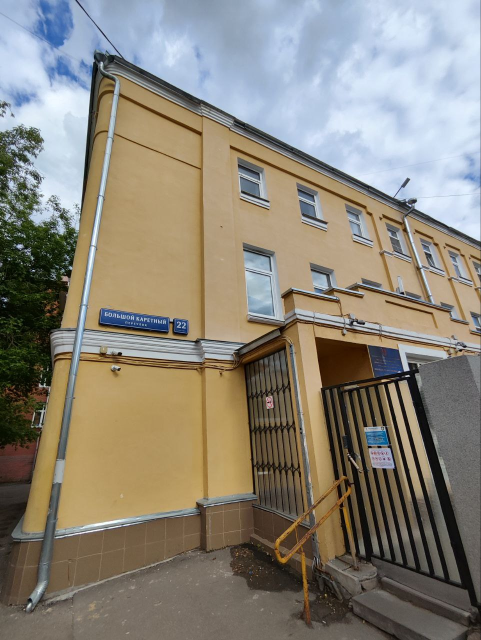
#> input picture images/14.jpg, 962 x 1280 px (shown at 1/2 size)
$ jupyter execute solution.ipynb   (shell and % lines are left out)
#> lines starting #> are read from the running program, lines starting #| are printed output that depends on the picture; after the words box and inside, x2 and y2 are one past the last pixel; in counts of white or black regions, pixels touching at a corner belong together; long printed decimals are rounded
# Misc
## Imports

[cell 1]
import cv2 as cv
import json
import itertools
import numpy as np
import matplotlib.pyplot as plt
import sympy
import scipy.stats as sps

plt.style.use("dark_background")

## Fixing seed

[cell 2]
np.random.seed(0)

## Helper functions

[cell 3]
def load_json(path):
    with open(path, "r") as f:
        return json.load(f)

[cell 4]
def save_json(path, data):
    with open(path, "w") as f:
        json.dump(data, f)

[cell 5]
def draw_image(img):
    plt.figure(figsize=(10, 8))
    if img.ndim == 1:
        plt.imshow(img, cmap='gray')
    else:
        img = cv.cvtColor(img, cv.COLOR_BGR2RGB)
        plt.imshow(img)
    plt.axis('off')
    plt.show()

[cell 6]
def draw_lines(img, lines, color=(0, 0, 255), blank_background=False):
    img = np.zeros_like(img) if blank_background else img.copy()
    for line in lines:
        x0, y0, x1, y1 = line[0]
        img = cv.line(img, (x0, y0), (x1, y1), color, 1)

    draw_image(img)

# Original image

[cell 7]
IMG_NAME = "14"
IMG_PATH = "images/" + IMG_NAME + ".jpg"
img = cv.imread(IMG_PATH)
#> img is the input picture: shape (1280, 962, 3); mean B, G, R 120.5, 132.2, 138

[cell 8]
draw_image(img)

# Vanishing points finding
## Edge detection

[cell 9]
CANNY_MIN_THRESH = 100
CANNY_MAX_THRESH = 150

img_grey = cv.cvtColor(img, cv.COLOR_BGR2GRAY)
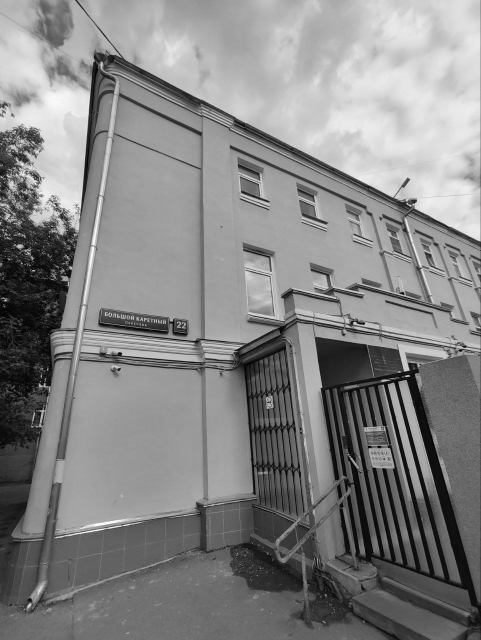
#> img_grey: shape (1280, 962) (shown at 1/2 size); min 0, max 255, mean 132.6
img_edges = cv.medianBlur(img_grey, 5)
img_edges = cv.bilateralFilter(img_edges, 5, 15, 15)
img_edges = cv.Canny(img_edges, CANNY_MIN_THRESH, CANNY_MAX_THRESH)
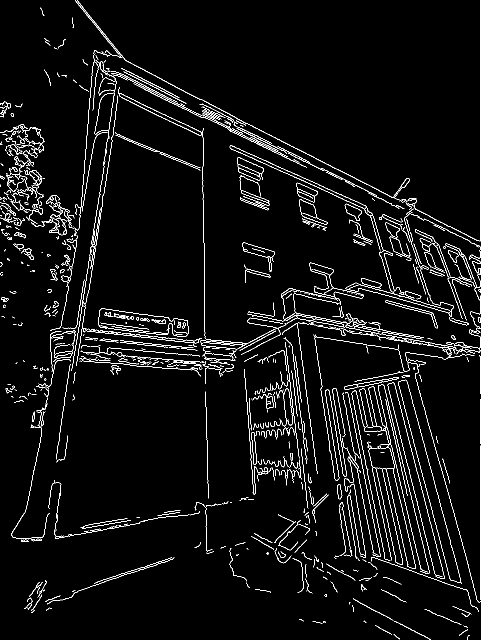
#> img_edges: shape (1280, 962) (shown at 1/2 size); 4% white in thin lines or dots
draw_image(img_edges)

## Appying Hough transform for lines finding

[cell 10]
HOUGH_RHO = 1
HOUGH_THETA_DEG = 1
HOUGH_THRESH = 100
HOUGH_MIN_LINE_LENGTH = 300
HOUGH_MAX_LINE_GAP = 200

lines = cv.HoughLinesP(
    img_edges,
    HOUGH_RHO,
    np.pi / 180 * HOUGH_THETA_DEG,
    HOUGH_THRESH,
    minLineLength=HOUGH_MIN_LINE_LENGTH,
    maxLineGap=HOUGH_MAX_LINE_GAP
)
#> lines = 134 rows, first 6: [960, 1203, 960, 0], [212, 102, 958, 482], [127, 87, 961, 494], [403, 208, 418, 1106], [666, 334, 891, 1236], [682, 342, 928, 1263]

draw_lines(img, lines, color=(255, 0, 255), blank_background=True)
#> the loop in draw_lines, `for line in lines:` made 134 passes
#> pass 1, in draw_lines, `img = cv.line(img, (x0, y0), (x1, y1), color, 1)`:
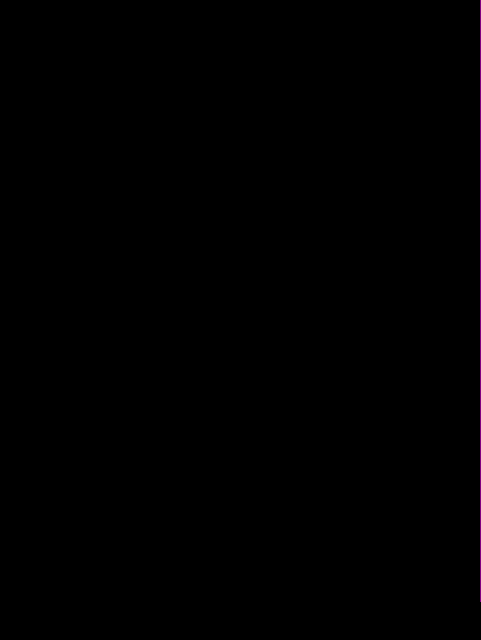
#> img: shape (1280, 962, 3) (shown at 1/2 size); mean of channels 0, 1, 2 0.2, 0, 0.2; drawn as B, G, R
#> after the loop in draw_lines, `for line in lines:`:
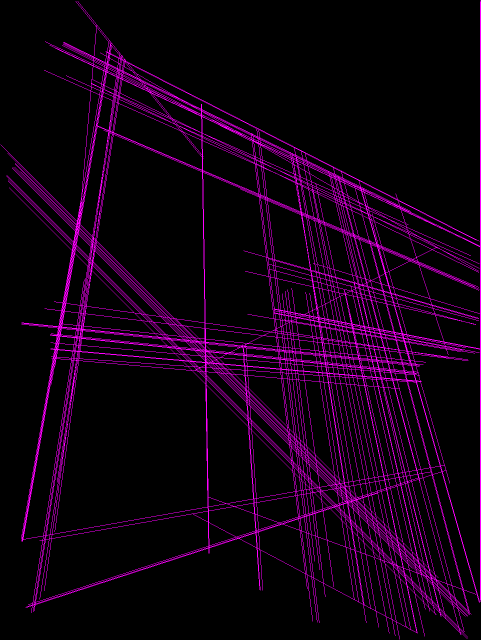
#> img: shape (1280, 962, 3) (shown at 1/2 size); mean of channels 0, 1, 2 19, 0, 19; drawn as B, G, R
draw_lines(img, lines, color=(0, 0, 255), blank_background=False)
#> call 2 of draw_lines, with lines = array of shape (134, 1, 4), color = (0, 0, 255), blank_background = False
#> the loop in draw_lines (call 2), `for line in lines:` made 134 passes
#> pass 1, in draw_lines (call 2), `img = cv.line(img, (x0, y0), (x1, y1), color, 1)`:
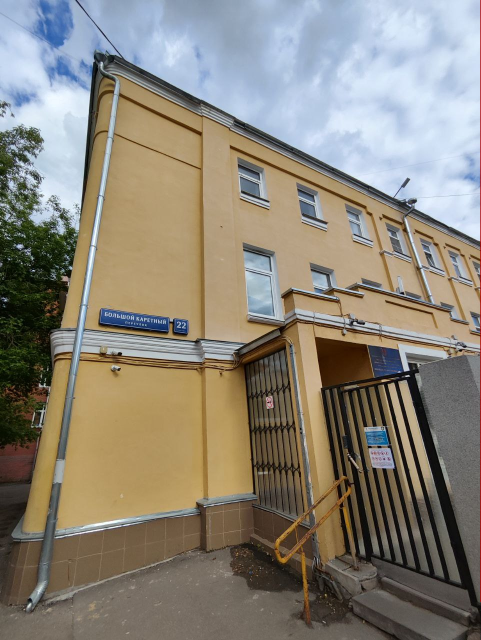
#> img: shape (1280, 962, 3) (shown at 1/2 size); 0.1% of pixels changed, all inside (x1, y1, x2, y2) = (960, 0, 961, 1204)
#> after the loop in draw_lines (call 2), `for line in lines:`:
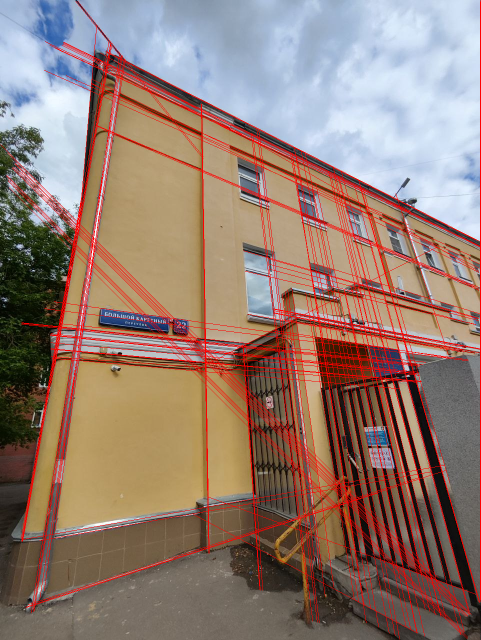
#> img: shape (1280, 962, 3) (shown at 1/2 size); mean B, G, R 113.6, 124.3, 148.3

## Finding vanishing points

### Making k,b plot of lines

[cell 11]
def transform_line_to_kb(line):
    x0, y0, x1, y1 = line[0]
    if x0 == x1:
        return float("inf"), x1

    k = (y0 - y1) / (x0 - x1)
    b = y0 - k * x0
    return k, b

[cell 12]
def make_kb_from_points(lines):
    kb_values = []
    for i, line in enumerate(lines):
        k, b = transform_line_to_kb(line)
        if k == float("inf"):
            continue
        kb_values.append((k, b, i))
#> this loop made 134 passes
#> line on passes 29 to 36: [[99, 90, 955, 490]], [[661, 348, 881, 1232]], [[588, 294, 757, 1254]], [[961, 1199, 961, 3]], [[701, 570, 850, 1218]], [[689, 581, 849, 1272]], [[45, 1082, 221, 84]], [[624, 378, 799, 1278]]

    return np.array(kb_values)

[cell 13]
kb_values = make_kb_from_points(lines)

[cell 14]
plt.plot(np.sort(abs(kb_values[:, 0])))

[cell 15]
differences = np.diff(np.sort(abs(kb_values[:, 0])))
plt.plot(differences)

[cell 16]
diff2 = np.diff(differences)
plt.plot(diff2)

[cell 17]
def find_first_jump(arr):
    diffs = np.diff(arr)

    diffs2 = np.diff(diffs)

    print(np.median(np.abs(diffs2)))
#| 0.0137

    sharp_indices = np.where(diffs2 / np.max(np.abs(diffs2)) > 0.0075)[0]
    # sharp_indices = np.where(diffs2 / np.median(np.abs(diffs2)) > 3.4) [0]

    if len(sharp_indices) == 0:
        return -1

    return sharp_indices[0]

[cell 18]
sorted_k = np.sort(abs(kb_values[:, 0]))

[cell 19]
jump_index = find_first_jump(sorted_k)
jump_index
#> Out = 54

[cell 20]
sorted_k[jump_index]
#> Out = 0.53

[cell 21]
if sorted_k[0] > 1:
    kb_horizontal = kb_values[np.abs(kb_values[:, 0]) <= 0]
    kb_vertical = kb_values[np.abs(kb_values[:, 0]) > 0]
elif sorted_k[-1]:
    kb_horizontal = kb_values[np.abs(kb_values[:, 0]) < sorted_k[jump_index]]
    kb_vertical = kb_values[np.abs(kb_values[:, 0]) > sorted_k[jump_index] + 1]

[cell 22]
def fix_emptiness(kb_values, is_vertical):
    if kb_values.shape[0] == 0:
        kb_values = np.array([[float("inf"), 100, -1]]) if is_vertical else np.array([[0, 100, -1]])

    if kb_values.shape[0] == 1:
        new_kb = np.array([[kb_values[0, 0], kb_values[0, 1] + 200, -1]])
        kb_values = np.vstack((kb_values, new_kb))

    return kb_values

[cell 23]
kb_vertical = fix_emptiness(kb_vertical, is_vertical=True)
kb_horizontal = fix_emptiness(kb_horizontal, is_vertical=False)

[cell 24]
def plot_kb_fit_plot(kb_values, slope, offset, title):
    plt.scatter(kb_values[:, 0], kb_values[:, 1])

    xs = np.array((kb_values[:, 0].min(), kb_values[:, 0].max()))
    plt.plot(xs, slope*xs + offset)

    plt.xlabel("$k$")
    plt.ylabel("$b$")
    plt.title(title)

    plt.show()

[cell 25]
# [7 lines left out: function line_fit, not called in this run]

[cell 26]
# [31 lines of commented-out code are left out]

[cell 27]
# [25 lines of commented-out code are left out]

[cell 28]
from scipy.stats import pearsonr, spearmanr

[cell 29]
def ransac_best_fit(arr, sample_size=0.3, iterations=7000):
#> called with arr = array of shape (59, 3), sample_size = 0.3, iterations = 7000
    best_pearson = 0
    best_slope, best_offset = 0, 0
    n_samples = int(arr.shape[0] * sample_size)

    if len(arr) <= 10:
        return line_fit(arr)

    print(len(arr))
#| 59

    for _ in range(iterations):
        ids = np.random.randint(arr.shape[0], size=n_samples)
        sample = arr[ids]

        fitted = sps.theilslopes(sample[:, 1], sample[:, 0])
        slope, offset = fitted.slope, fitted.intercept

        r_pearson, _ = pearsonr(sample[:, 0], sample[:, 1])
        if abs(r_pearson) > best_pearson:
            best_slope, best_offset, best_pearson = slope, offset, abs(r_pearson)

    return best_slope, best_offset

[cell 30]
slope_vertical, offset_vertical = ransac_best_fit(kb_vertical)

[cell 31]
slope_horizontal, offset_horizontal = ransac_best_fit(kb_horizontal)
#| 54

[cell 32]
plot_kb_fit_plot(kb_vertical, slope_vertical, offset_vertical, "Vertical")
plot_kb_fit_plot(kb_horizontal, slope_horizontal, offset_horizontal, "Horizontal")
#> call 2 of plot_kb_fit_plot, with kb_values = array of shape (54, 3), slope = -1648.6, offset = 830.5, title = 'Horizontal'
#> in plot_kb_fit_plot (call 2), `plt.show()`:
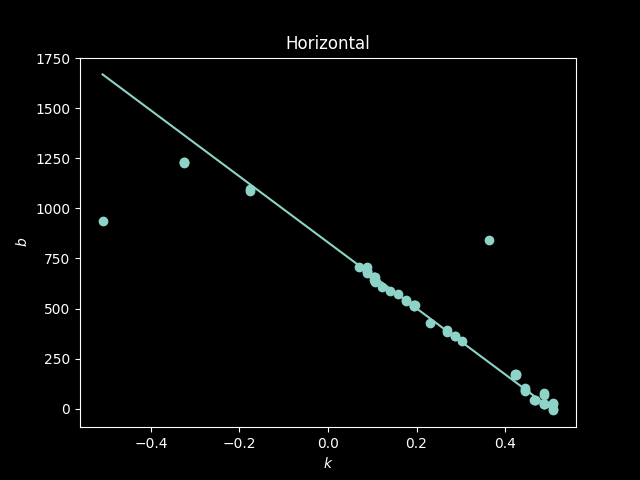
#> figure drawn by matplotlib, 1 panel

### Getting vanishing points from line parameters

[cell 33]
vp_vertical = np.array((-slope_vertical, offset_vertical))
vp_horizontal = np.array((-slope_horizontal, offset_horizontal))

[cell 34]
print(f"Vertical vanishing point: {vp_vertical}")
#| Vertical vanishing point: [ 384.409 -839.541 ]
print(f"Horizontalal vanishing point: {vp_horizontal}")
#| Horizontalal vanishing point: [1648.572  830.460]

# Projective transform
## Getting support lines

[cell 35]
def distance_to_line(p, line):
    p = sympy.Point(p)
    line = sympy.Line(line[0, :2], line[0, 2:])

    return line.distance(p).evalf()

[cell 36]
def get_support_lines(lines, kb_values, vp):
    if np.any(np.isinf(vp)):
        ls = []
        for i in range(1, 3):
            if np.isinf(vp[0]):
                ls.append((100, 100*i, 200, 100*i))
            else:
                ls.append((100*i, 100, 100*i, 200))
        return np.array(ls).reshape(2, 1, 4)

    errors = np.abs(kb_values[:, 0]*vp[0] + kb_values[:, 1] - vp[1])
    min_error_ids = np.argsort(errors)
    line_ids = kb_values[min_error_ids, 2].astype(int)

    l1 = lines[line_ids[0]]

    far_point_idx = np.argmax(np.linalg.norm(l1.reshape(2, 2) - vp, axis=1))
    far_point = l1.reshape(2, 2)[far_point_idx]

    for line in lines[line_ids[1:]]:
        distance_to_l1 = distance_to_line(far_point, line)
        l2 = line
        if distance_to_l1 > 200:
            break
#> this loop made 1 pass

    return np.vstack((l1, l2)).reshape(2, 1, 4)

[cell 37]
lines_vertical = get_support_lines(lines, kb_vertical, vp_vertical)
lines_horizontal = get_support_lines(lines, kb_horizontal, vp_horizontal)
#> the loop in get_support_lines (call 2), `for line in lines[line_ids[1:]]:` made 2 passes

[cell 38]
print(lines_vertical)
#| [[[ 708  369  938 1228]]
#|  [[ 102  768  222   85]]]
print(lines_horizontal)
#| [[[495 628 922 703]]
#|  [[127  87 961 494]]]

[cell 39]
vp_all = np.array((vp_vertical, vp_horizontal))
vp_all = vp_all[~np.any(np.isinf(vp_all), axis=1)].astype(int)

min_padding = 20

negative_pad = np.maximum(-vp_all.min(axis=0), min_padding)
positive_pad = np.maximum(vp_all.max(axis=0) - img.shape[:2], min_padding)

img_expanded = cv.copyMakeBorder(img, negative_pad[1], positive_pad[1], negative_pad[0], positive_pad[0], cv.BORDER_CONSTANT)
for vp in vp_all:
    vp_shifted = vp + negative_pad
    cv.circle(img_expanded, vp_shifted, min_padding*2, (0, 0, 255), -1)
#> this loop made 2 passes
#> vp on passes 1 to 2: [384, -839], [1648, 830]
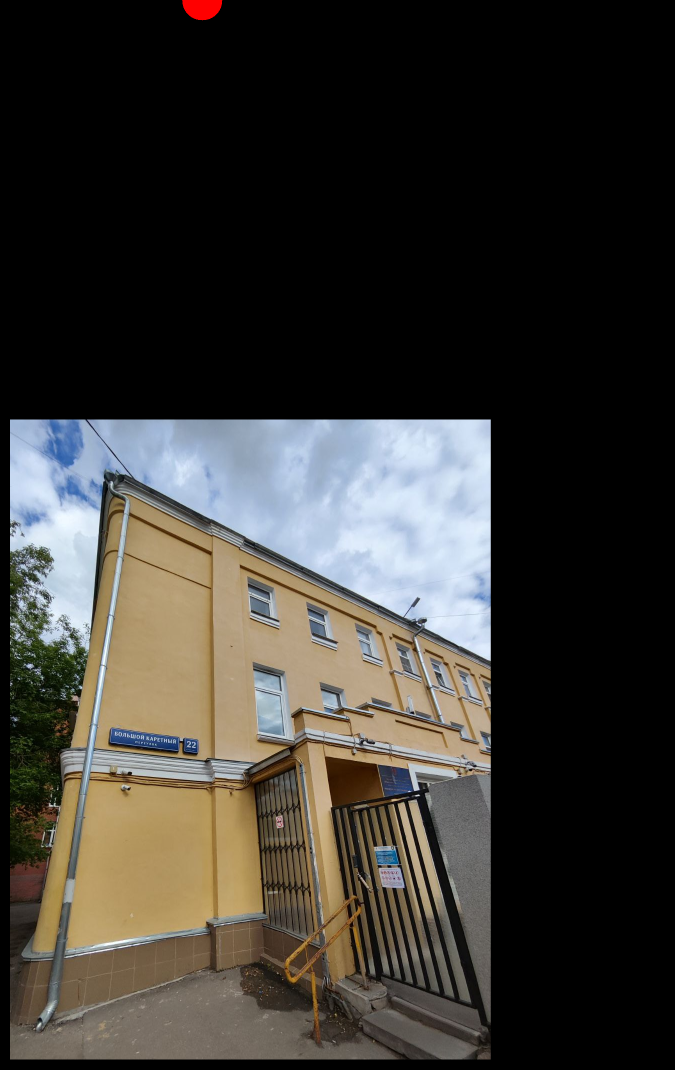
#> img_expanded: shape (2139, 1350, 3) (shown at 1/2 size); mean B, G, R 51.4, 56.4, 59.1

for line in itertools.chain(lines_vertical, lines_horizontal):
    line_begin = line[0, :2] + negative_pad
    line_end = line[0, 2:] + negative_pad

    cv.line(img_expanded, line_begin, line_end, (0, 0, 255), min_padding)
#> this loop made 4 passes
#> line on passes 1 to 4: [[708, 369, 938, 1228]], [[102, 768, 222, 85]], [[495, 628, 922, 703]], [[127, 87, 961, 494]]
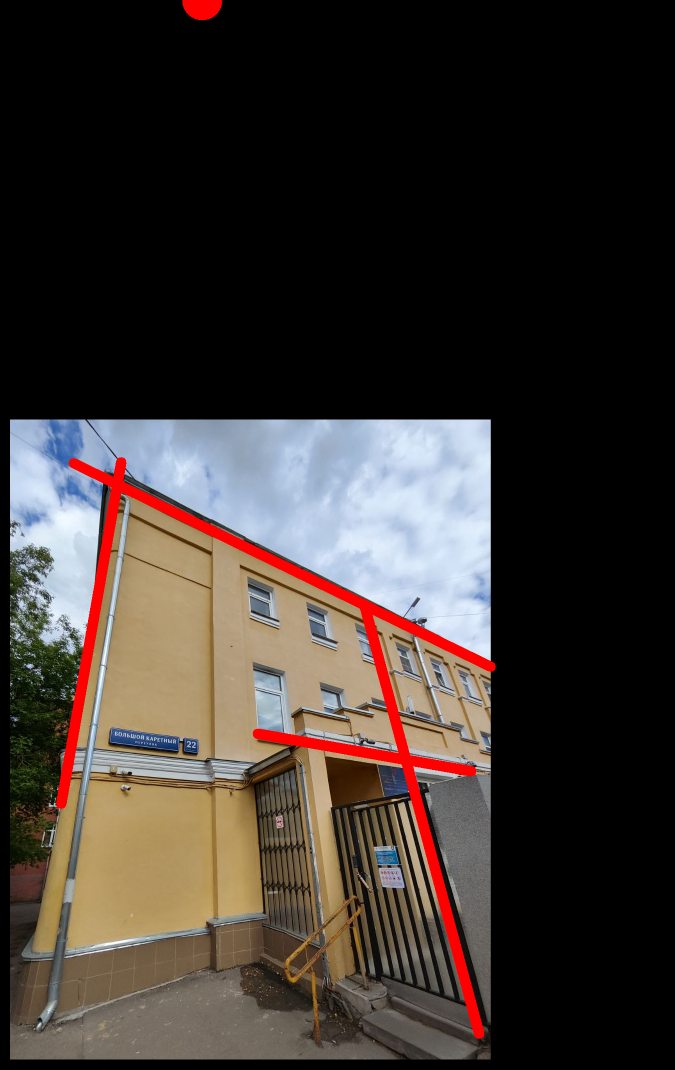
#> img_expanded: shape (2139, 1350, 3) (shown at 1/2 size); 2.13% of pixels changed, all inside (x1, y1, x2, y2) = (112, 914, 992, 2078)

draw_image(img_expanded)

## Минутка теории

Точке $(x, y)$ соответсвует множество точек вида $(X, Y, W)$, причём $x = \dfrac{X}{W}, y = \dfrac{Y}{W}$

Проективное преобразование задаётся матрицей $H$ размером $3 \times 3$:

$$
H = \begin{bmatrix}
h_{11} & h_{12} & h_{13} \\
h_{21} & h_{22} & h_{23} \\
h_{31} & h_{32} & h_{33}
\end{bmatrix}.
$$

Гомография имеет 8 степеней свободы (9 элементов матрицы, масштаб не учитывается). Для её восстановления требуется минимум 4 пары точек, то есть 8 уравнений.

Проективное преобразование для конкретной точки выглядит так:
$$
s \cdot \begin{bmatrix} x' \\ y' \\ 1 \end{bmatrix} = H \cdot \begin{bmatrix} x \\ y \\ 1 \end{bmatrix},
$$
где $s$ — произвольный скаляр (масштаб).

Отсюда:
$$
x' = \frac{h_{11}x + h_{12}y + h_{13}}{h_{31}x + h_{32}y + h_{33}}, \quad y' = \frac{h_{21}x + h_{22}y + h_{23}}{h_{31}x + h_{32}y + h_{33}}.
$$

После этого мы можем решить следующую задачу:

$$
\underbrace{\begin{bmatrix}
x_1 & y_1 & 1 & 0 & 0 & 0 & -x_1 x'_1 & -y_1 x'_1 & -x'_1 \\
0 & 0 & 0 & x_1 & y_1 & 1 & -x_1 y'_1 & -y_1 y'_1 & -y'_1 \\
\vdots & \vdots & \vdots & \vdots & \vdots & \vdots & \vdots & \vdots & \vdots \\
x_4 & y_4 & 1 & 0 & 0 & 0 & -x_4 x'_4 & -y_4 x'_4 & -x'_4 \\
0 & 0 & 0 & x_4 & y_4 & 1 & -x_4 y'_4 & -y_4 y'_4 & -y'_4
\end{bmatrix}}_{A (8 \times 9)} \cdot \underbrace{\begin{bmatrix} h_{11} \\ h_{12} \\ h_{13} \\ h_{21} \\ h_{22} \\ h_{23} \\ h_{31} \\ h_{32} \\ h_{33} \end{bmatrix}}_{\mathbf{h}} = \mathbf{0}.
$$

Система $A \mathbf{h} = 0$ решается методом SVD:

$$
A = U \Sigma V^T,
$$
где:
- $ U $ — ортогональная матрица размера $ m \times m $ (столбцы $ U $ — левые сингулярные векторы),
- $ \Sigma $ — диагональная матрица размера $ m \times n $, элементы $ \sigma_1 \geq \sigma_2 \geq \dots \geq \sigma_r > 0 $ (сингулярные значения, $ r = \text{rank}(A) $),
- $ V $ — ортогональная матрица размера $ n \times n $ (столбцы $ V $ — правые сингулярные векторы).

Система $ A \mathbf{h} = 0 $ ищет вектор ($ \mathbf{h} \neq 0 $), лежащий в ядре матрицы $ A $.
Из SVD следует, что:
$$
A \mathbf{h} = U \Sigma V^T \mathbf{h} = 0.
$$
Так как $ U $ и $ V $ ортогональны (их столбцы ортонормированы), ядро $ A $ определяется правыми сингулярными векторами, соответствующими нулевым сингулярным значениям.

Так как ранг матрицы $A$ не превышает $8$, а число неизвестных $9$, то последний вектор матрицы $V$, который соответствует нулевому сингулярному значению, и будет решением нашего равенства (возможно, не единственным).

## Finding homography matrix

[cell 40]
def find_homography_matrix(old_points, new_points):
    A = []
    for i in range(4):
        x, y = old_points[i]
        xp, yp = new_points[i]

        A.append([x, y, 1, 0, 0, 0, -x*xp, -y*xp, -xp])
        A.append([0, 0, 0, x, y, 1, -x*yp, -y*yp, -yp])

    A = np.array(A)

    U, S, Vt = np.linalg.svd(A)
    h = Vt[-1].reshape(3, 3)
    h /= h[2, 2]

    return h

## Apply transform

[cell 41]
def apply_projective_transform(img, old_points, new_points):
    #h = cv.findHomography(old_points, new_points)
    h = find_homography_matrix(old_points, new_points)
    return cv.warpPerspective(
        src=img,
        M=h,
        dsize=(img.shape[1], img.shape[0]),
        flags=cv.INTER_LINEAR,
        borderMode=cv.BORDER_CONSTANT,
    )

## Finding intersections of lines

[cell 42]
def find_intersection(line1, line2):
    k1, b1 = transform_line_to_kb(line1)
    k2, b2 = transform_line_to_kb(line2)

    if k1 == k2:
        raise ValueError(f"Line are parallel with k={k1}")

    if k1 == float("inf"):
        x = b1
        y = k2 * x + b2
        return x, y
    elif k2 == float("inf"):
        x = b2
        y = k1 * x + b1
        return x, y

    x = (b2 - b1) / (k1 - k2)
    y = k1 * x + b1

    return x, y

## Chosing support points

[cell 43]
def sort_points(points):
    sorted_points = sorted(points, key=lambda point: point[0])
    left = sorted_points[0:2]
    right = sorted_points[2:4]
    left = sorted(left, key=lambda left: left[1])
    right = sorted(right, key=lambda right: right[1])
    return np.array([left[0], left[1], right[0], right[1]])

[cell 44]
def find_support_points(lines_vertical, lines_horizontal):
    points = []
    for l1, l2 in itertools.product(lines_vertical, lines_horizontal):
        p = find_intersection(l1, l2)
        points.append(p)
#> this loop made 4 passes
#> (l1, l2) on passes 1 to 4: ([[708, 369, 938, 1228]], [[495, 628, 922, 703]]), ([[708, 369, 938, 1228]], [[127, 87, 961, 494]]), ([[102, 768, 222, 85]], [[495, 628, 922, 703]]), ([[102, 768, 222, 85]], [[127, 87, 961, 494]])
    points = np.array(points).astype(int)

    points = sort_points(points)

    min_x, max_x = points[:, 0].min(), points[:, 0].max()
    min_y, max_y = points[:, 1].min(), points[:, 1].max()

    new_points = []
    for x, y in itertools.product((min_x, max_x), (min_y, max_y)):
        new_points.append((x, y))
#> this loop made 4 passes
#> (x, y) on passes 1 to 4: (137, 129), (137, 680), (791, 129), (791, 680)
    new_points = np.array(new_points)

    return points, new_points

[cell 45]
old_points, new_points = find_support_points(lines_vertical, lines_horizontal)

[cell 46]
old_points, new_points
#> Out = ([[214, 129], [137, 565], [708, 370], [791, 680]], [[137, 129], [137, 680], [791, 129], [791, 680]])

## Transforming an image

[cell 47]
img_output = apply_projective_transform(img, old_points, new_points)
#> in apply_projective_transform, `return cv.warpPerspective( src=img, M=h, dsize=(img.shape[1], img.shap..`:
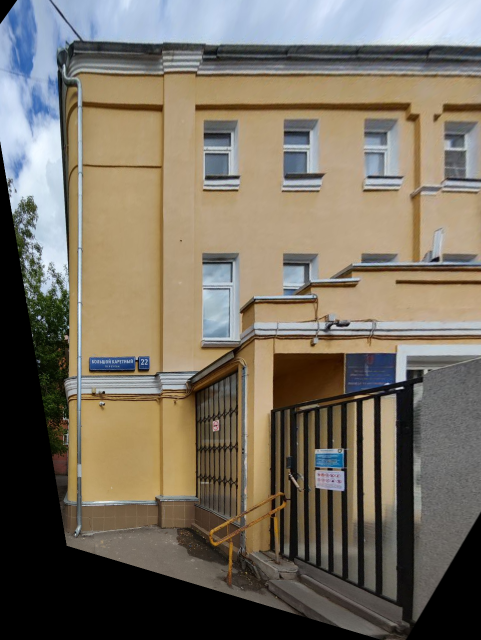
#> returned value: shape (1280, 962, 3) (shown at 1/2 size); mean of channels 0, 1, 2 98.3, 111.4, 119.3; drawn as B, G, R

[cell 48]
draw_image(img_output)

[cell 49]
cv.imwrite(f'results/{IMG_NAME}_result.jpg', img_output)
#> Out = True
